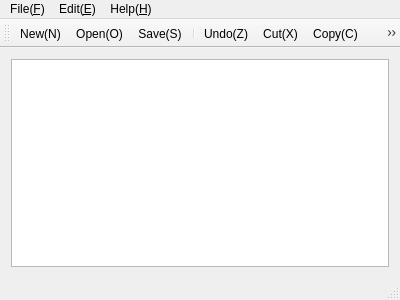
<?xml version="1.0" encoding="UTF-8"?>
<ui version="4.0">
 <class>MainWindow</class>
 <widget class="QMainWindow" name="MainWindow">
  <property name="geometry">
   <rect>
    <x>0</x>
    <y>0</y>
    <width>400</width>
    <height>300</height>
   </rect>
  </property>
  <property name="windowTitle">
   <string>MainWindow</string>
  </property>
  <widget class="QWidget" name="centralWidget">
   <layout class="QGridLayout" name="gridLayout">
    <item row="0" column="0">
     <widget class="QTextEdit" name="textEdit"/>
    </item>
   </layout>
  </widget>
  <widget class="QMenuBar" name="menuBar">
   <property name="geometry">
    <rect>
     <x>0</x>
     <y>0</y>
     <width>400</width>
     <height>23</height>
    </rect>
   </property>
   <widget class="QMenu" name="menu_F">
    <property name="title">
     <string>File(&amp;F)</string>
    </property>
    <addaction name="action_New"/>
    <addaction name="action_Open"/>
    <addaction name="action_Close"/>
    <addaction name="separator"/>
    <addaction name="action_Save"/>
    <addaction name="action_SaveAs"/>
    <addaction name="separator"/>
    <addaction name="action_Exit"/>
   </widget>
   <widget class="QMenu" name="menuEdit_E">
    <property name="title">
     <string>Edit(&amp;E)</string>
    </property>
    <addaction name="action_Undo"/>
    <addaction name="separator"/>
    <addaction name="action_Cut"/>
    <addaction name="action_Copy"/>
    <addaction name="action_Paste"/>
    <addaction name="separator"/>
    <addaction name="action_Find"/>
   </widget>
   <widget class="QMenu" name="menuHelp_h">
    <property name="title">
     <string>Help(&amp;H)</string>
    </property>
    <addaction name="action_Version"/>
   </widget>
   <addaction name="menu_F"/>
   <addaction name="menuEdit_E"/>
   <addaction name="menuHelp_h"/>
  </widget>
  <widget class="QToolBar" name="mainToolBar">
   <attribute name="toolBarArea">
    <enum>TopToolBarArea</enum>
   </attribute>
   <attribute name="toolBarBreak">
    <bool>false</bool>
   </attribute>
   <addaction name="action_New"/>
   <addaction name="action_Open"/>
   <addaction name="action_Save"/>
   <addaction name="separator"/>
   <addaction name="action_Undo"/>
   <addaction name="action_Cut"/>
   <addaction name="action_Copy"/>
   <addaction name="action_Paste"/>
   <addaction name="separator"/>
   <addaction name="action_Find"/>
  </widget>
  <widget class="QStatusBar" name="statusBar"/>
  <action name="action_New">
   <property name="icon">
    <iconset resource="myresources.qrc">
     <normaloff>:/myImages/myImages/document-new.png</normaloff>:/myImages/myImages/document-new.png</iconset>
   </property>
   <property name="text">
    <string>New(&amp;N)</string>
   </property>
   <property name="statusTip">
    <string>New File</string>
   </property>
   <property name="shortcut">
    <string>Ctrl+N</string>
   </property>
  </action>
  <action name="action_Open">
   <property name="icon">
    <iconset resource="myresources.qrc">
     <normaloff>:/myImages/myImages/document-open.png</normaloff>:/myImages/myImages/document-open.png</iconset>
   </property>
   <property name="text">
    <string>Open(&amp;O)</string>
   </property>
   <property name="statusTip">
    <string>Open File</string>
   </property>
   <property name="shortcut">
    <string>Ctrl+O</string>
   </property>
  </action>
  <action name="action_Close">
   <property name="icon">
    <iconset resource="myresources.qrc">
     <normaloff>:/myImages/myImages/window-close.png</normaloff>:/myImages/myImages/window-close.png</iconset>
   </property>
   <property name="text">
    <string>Close(&amp;C)</string>
   </property>
   <property name="statusTip">
    <string>Close File</string>
   </property>
   <property name="shortcut">
    <string>Ctrl+W</string>
   </property>
  </action>
  <action name="action_Save">
   <property name="icon">
    <iconset resource="myresources.qrc">
     <normaloff>:/myImages/myImages/document-save.png</normaloff>:/myImages/myImages/document-save.png</iconset>
   </property>
   <property name="text">
    <string>Save(&amp;S)</string>
   </property>
   <property name="statusTip">
    <string>Save File</string>
   </property>
   <property name="shortcut">
    <string>Ctrl+S</string>
   </property>
  </action>
  <action name="action_SaveAs">
   <property name="icon">
    <iconset resource="myresources.qrc">
     <normaloff>:/myImages/myImages/document-save-as.png</normaloff>:/myImages/myImages/document-save-as.png</iconset>
   </property>
   <property name="text">
    <string>SaveAs(&amp;A)</string>
   </property>
   <property name="statusTip">
    <string>Save As File</string>
   </property>
  </action>
  <action name="action_Exit">
   <property name="icon">
    <iconset resource="myresources.qrc">
     <normaloff>:/myImages/myImages/application-exit.png</normaloff>:/myImages/myImages/application-exit.png</iconset>
   </property>
   <property name="text">
    <string>Exit(X)</string>
   </property>
   <property name="statusTip">
    <string>Exit</string>
   </property>
   <property name="shortcut">
    <string>Ctrl+Q</string>
   </property>
  </action>
  <action name="action_Undo">
   <property name="icon">
    <iconset resource="myresources.qrc">
     <normaloff>:/myImages/myImages/edit-undo.png</normaloff>:/myImages/myImages/edit-undo.png</iconset>
   </property>
   <property name="text">
    <string>Undo(&amp;Z)</string>
   </property>
   <property name="statusTip">
    <string>Undo</string>
   </property>
   <property name="shortcut">
    <string>Ctrl+Z</string>
   </property>
  </action>
  <action name="action_Cut">
   <property name="icon">
    <iconset resource="myresources.qrc">
     <normaloff>:/myImages/myImages/edit-cut.png</normaloff>:/myImages/myImages/edit-cut.png</iconset>
   </property>
   <property name="text">
    <string>Cut(&amp;X)</string>
   </property>
   <property name="statusTip">
    <string>Cut</string>
   </property>
   <property name="shortcut">
    <string>Ctrl+X</string>
   </property>
  </action>
  <action name="action_Copy">
   <property name="icon">
    <iconset resource="myresources.qrc">
     <normaloff>:/myImages/myImages/edit-copy.png</normaloff>:/myImages/myImages/edit-copy.png</iconset>
   </property>
   <property name="text">
    <string>Copy(&amp;C)</string>
   </property>
   <property name="statusTip">
    <string>Copy</string>
   </property>
   <property name="shortcut">
    <string>Ctrl+C</string>
   </property>
  </action>
  <action name="action_Paste">
   <property name="icon">
    <iconset resource="myresources.qrc">
     <normaloff>:/myImages/myImages/edit-paste.png</normaloff>:/myImages/myImages/edit-paste.png</iconset>
   </property>
   <property name="text">
    <string>Paste(&amp;V)</string>
   </property>
   <property name="statusTip">
    <string>Paste</string>
   </property>
   <property name="shortcut">
    <string>Ctrl+V</string>
   </property>
  </action>
  <action name="action_Find">
   <property name="icon">
    <iconset resource="myresources.qrc">
     <normaloff>:/myImages/myImages/edit-find.png</normaloff>:/myImages/myImages/edit-find.png</iconset>
   </property>
   <property name="text">
    <string>Find(&amp;F)</string>
   </property>
   <property name="statusTip">
    <string>Edit Find</string>
   </property>
   <property name="shortcut">
    <string>Ctrl+F</string>
   </property>
  </action>
  <action name="action_Version">
   <property name="icon">
    <iconset resource="myresources.qrc">
     <normaloff>:/myImages/myImages/help.png</normaloff>:/myImages/myImages/help.png</iconset>
   </property>
   <property name="text">
    <string>Version(&amp;V)</string>
   </property>
   <property name="toolTip">
    <string>Version Contents</string>
   </property>
   <property name="statusTip">
    <string>Version Contents</string>
   </property>
   <property name="shortcut">
    <string>Ctrl+H</string>
   </property>
  </action>
 </widget>
 <layoutdefault spacing="6" margin="11"/>
 <resources>
  <include location="myresources.qrc"/>
 </resources>
 <connections/>
</ui>
